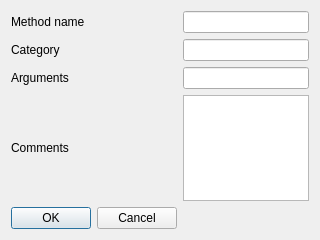
<?xml version="1.0" encoding="UTF-8"?>
<ui version="4.0">
 <class>NewMethod</class>
 <widget class="QDialog" name="NewMethod">
  <property name="geometry">
   <rect>
    <x>0</x>
    <y>0</y>
    <width>320</width>
    <height>240</height>
   </rect>
  </property>
  <property name="windowTitle">
   <string>New method</string>
  </property>
  <layout class="QGridLayout" name="gridLayout">
   <item row="4" column="1">
    <widget class="QDialogButtonBox" name="buttonBox">
     <property name="orientation">
      <enum>Qt::Horizontal</enum>
     </property>
     <property name="standardButtons">
      <set>QDialogButtonBox::Cancel|QDialogButtonBox::Ok</set>
     </property>
    </widget>
   </item>
   <item row="0" column="1">
    <widget class="QLabel" name="label">
     <property name="text">
      <string>Method name</string>
     </property>
    </widget>
   </item>
   <item row="0" column="2">
    <widget class="QLineEdit" name="methodname"/>
   </item>
   <item row="1" column="1">
    <widget class="QLabel" name="label_2">
     <property name="text">
      <string>Category</string>
     </property>
    </widget>
   </item>
   <item row="2" column="1">
    <widget class="QLabel" name="label_3">
     <property name="text">
      <string>Arguments</string>
     </property>
    </widget>
   </item>
   <item row="3" column="1">
    <widget class="QLabel" name="label_4">
     <property name="text">
      <string>Comments</string>
     </property>
    </widget>
   </item>
   <item row="1" column="2">
    <widget class="QLineEdit" name="methodcategory"/>
   </item>
   <item row="2" column="2">
    <widget class="QLineEdit" name="methodarguments"/>
   </item>
   <item row="3" column="2">
    <widget class="QPlainTextEdit" name="methodcomments"/>
   </item>
  </layout>
 </widget>
 <resources/>
 <connections>
  <connection>
   <sender>buttonBox</sender>
   <signal>accepted()</signal>
   <receiver>NewMethod</receiver>
   <slot>accept()</slot>
   <hints>
    <hint type="sourcelabel">
     <x>248</x>
     <y>254</y>
    </hint>
    <hint type="destinationlabel">
     <x>157</x>
     <y>274</y>
    </hint>
   </hints>
  </connection>
  <connection>
   <sender>buttonBox</sender>
   <signal>rejected()</signal>
   <receiver>NewMethod</receiver>
   <slot>reject()</slot>
   <hints>
    <hint type="sourcelabel">
     <x>316</x>
     <y>260</y>
    </hint>
    <hint type="destinationlabel">
     <x>286</x>
     <y>274</y>
    </hint>
   </hints>
  </connection>
 </connections>
</ui>
